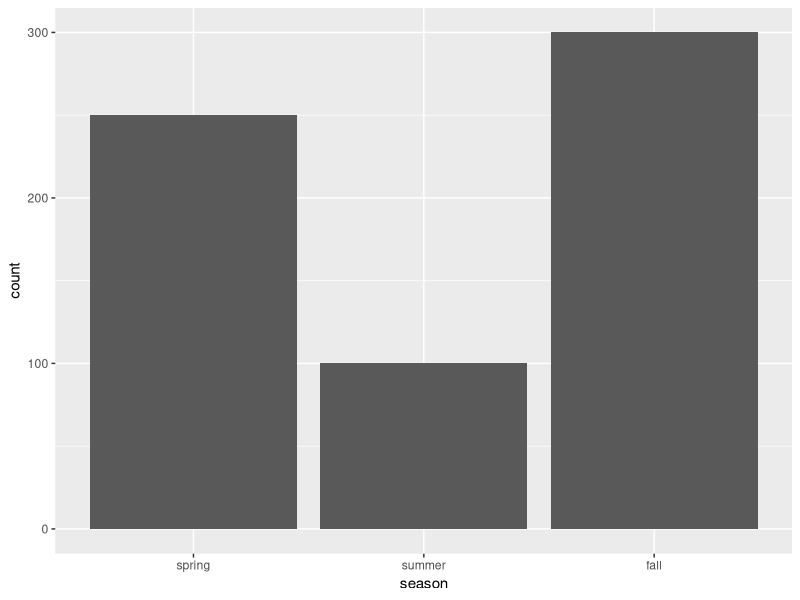

Reproduce this figure in R.

#### Eksempelkode for oppsett av Github ####


dataframe1 <- data.frame(season = factor(c("spring","summer","fall"),
                                         levels = c("spring","summer","fall")),
                         count = c(250, 100,300))

# Lag et stolpediagram med ggplot
install.packages("ggplot2")
library("ggplot2")

ggplot2::ggplot(data = dataframe1, aes(x = season, y = count)) +
  geom_bar(stat = "identity")

# Adding on.